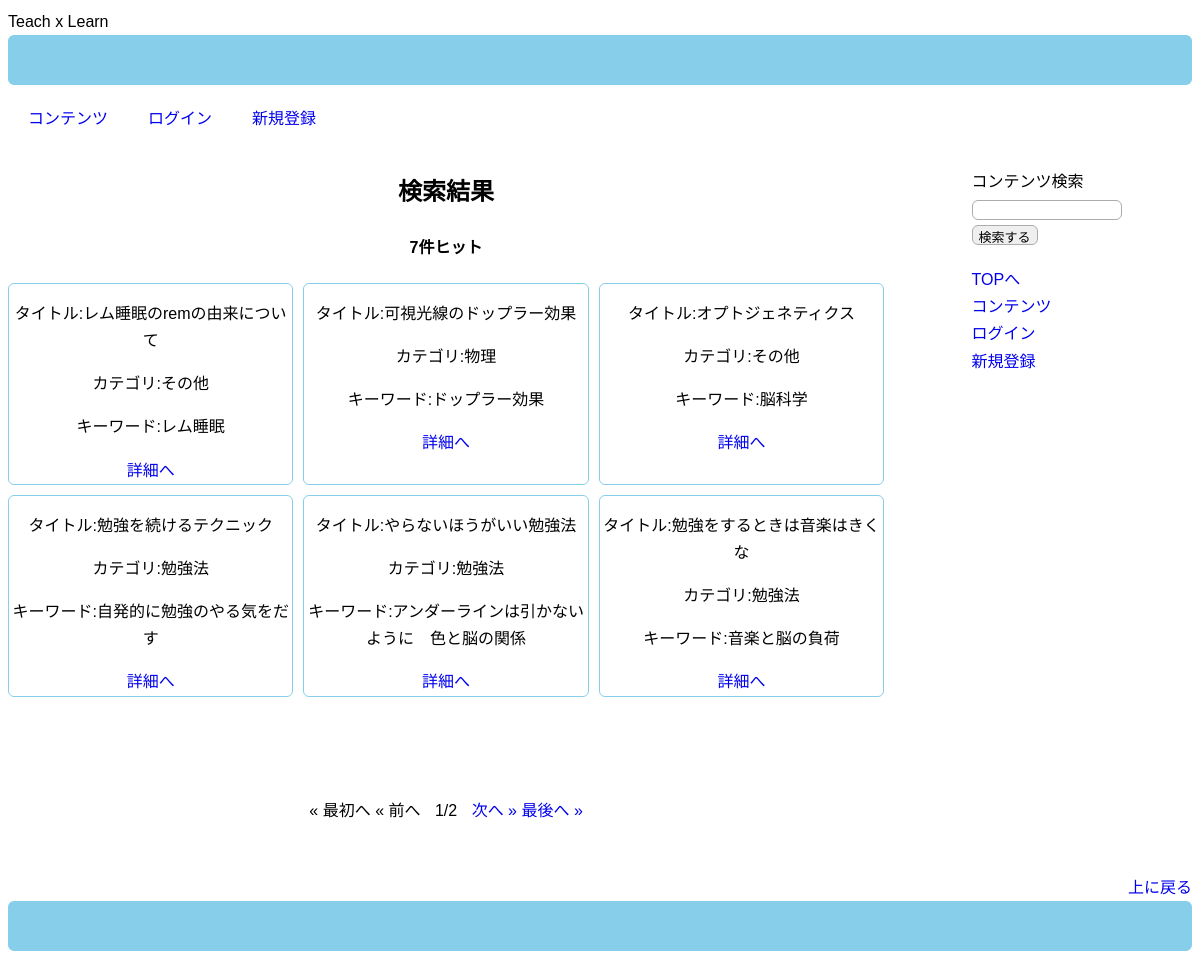
The page /find/ on the database its author committed.
### ttolapp/models.py (models this page shows, shortened)
class TeachModel(models.Model):
    CATEGORY = (
        ('japanese','国語'), ('english', '英語'), ('society','社会'),
        ('math','数学'), ('physics','物理'), ('chemistry', '化学'),
        ('biology', '生物'), ('trivia','雑学'), ('howtostudy','勉強法'),
        ('etc.', 'その他')
        )
    title = models.CharField(
        verbose_name='タイトル', max_length=100
        )
    category = models.CharField(
        verbose_name='カテゴリ',
        max_length=30,
        choices=CATEGORY
    )
    searchword = models.CharField(
        verbose_name='キーワード',
        max_length=50,
        null=True,
        blank=True
    )
    teacher = models.ForeignKey(
        CustomUser, verbose_name='作成者',
        on_delete = models.CASCADE
    )
    content = models.TextField(verbose_name='コンテンツ')

### ttolapp/views.py (the view)
# urls.py: path('find/', FindListView.as_view(), name = 'find'),
class FindListView(ListView):
    template_name = 'find.html'
    model = TeachModel
    paginate_by = 6
    def get_queryset(self):
        form = FindForm(self.request.GET)
        form.is_valid()
        search_word = form.cleaned_data['find']
        queryset = TeachModel.objects.filter(
                Q(title__icontains=search_word) | Q(searchword__icontains=search_word)
                )
        return queryset
    def get_context_data(self, **kwargs):
        context = super().get_context_data()
        context['find_count'] = self.get_queryset().count()
        if context['find_count'] == 0:
            context['msg'] = '見つかりませんでした'
        return context

### templates/find.html (shortened to what this page needs)
{% extends 'base.html' %}
{% block content %}
    {% if msg %}
        <p>{{msg}}</p>
    {% else %}
        <h1>検索結果</h1>
        {% if find_count %}
            <h4 class="find-cnt">{{find_count}}件ヒット</h4>
        {% endif %}
        <div class="contents-list">
            {% for item in page_obj %}
                <div class="content-item">
                    <p>タイトル:{{item.title}}</p>
                    <p>カテゴリ:{{item.get_category_display}}</p>
                    <p>キーワード:{{item.searchword}}</p>
                    <a href="{% url 'ttolapp:detail' item.id %}">詳細へ</a>
                </div>
            {% endfor %}
        </div>
        <div class="pagination">
            {% if page_obj.has_previous %}
                <a href="?page=1">&laquo; 最初へ</a>
                <a href="?page={{ page_obj.previous_page_number }}">&laquo; 前へ</a>
            {% else %}
                <a>&laquo; 最初へ</a>
                <a>&laquo; 前へ</a>
            {% endif %}
            <span class="page-number">
                {{page_obj.number}}/{{page_obj.paginator.num_pages}}
            </span>
            {% if page_obj.has_next %}
                <a href="?page={{ page_obj.next_page_number }}">次へ &raquo;</a>
                <a href="?page={{ page_obj.paginator.num_pages }}">最後へ &raquo;</a>
            {% else %}
                <a>次へ &raquo;</a>
                <a>最後へ &raquo;</a>
            {% endif %}
        </div>
    {% endif %}
{% endblock content %}

### static/style.css (style rules this page uses)
html { font-size: 100%; }
body { font-family: "Yu Gotic Medium", "游ゴシック Medium", YuGothic, "游ゴシック体", "ヒラギノ角ゴ Pro W3", sans-serif; line-height: 1.7; color: black; }
a { text-decoration: none; }
h1 { text-align: center; }
h4 { text-align: center; }
.find-cnt { text-align: center; }
.contents-list { display: grid; grid-template-columns: 1fr 1fr 1fr; grid-template-rows: 1fr 1fr; gap: 10px; }
.content-item { text-align: center; border: thin solid skyblue; border-radius: 6px; }
.pagination { text-align: center; margin-top: 100px; }
.page-number { margin: 10px; }

### rows shown on the page
TeachModel: title "レム睡眠のremの由来について", category "その他", searchword "レム睡眠"
TeachModel: title "可視光線のドップラー効果", category "物理", searchword "ドップラー効果"
TeachModel: title "オプトジェネティクス", category "その他", searchword "脳科学"
TeachModel: title "勉強を続けるテクニック", category "勉強法", searchword "自発的に勉強のやる気をだす"
TeachModel: title "やらないほうがいい勉強法", category "勉強法", searchword "アンダーラインは引かないように 色と脳の関係"
TeachModel: title "勉強をするときは音楽はきくな", category "勉強法", searchword "音楽と脳の負荷"

### other values the page prints
{{ find_count }} "7"
{{ page_obj.number }} "1"
{{ page_obj.paginator.num_pages }} "2"
